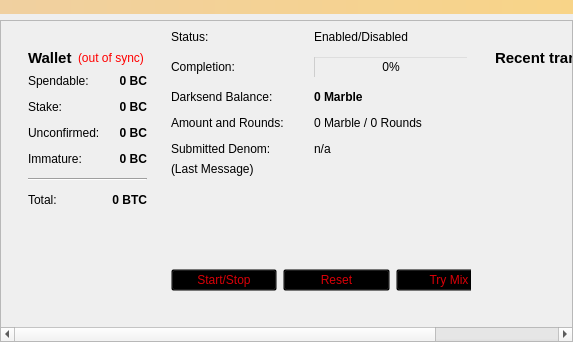
<?xml version="1.0" encoding="UTF-8"?>
<ui version="4.0">
 <class>OverviewPage</class>
 <widget class="QWidget" name="OverviewPage">
  <property name="geometry">
   <rect>
    <x>0</x>
    <y>0</y>
    <width>573</width>
    <height>342</height>
   </rect>
  </property>
  <property name="windowTitle">
   <string>Form</string>
  </property>
  <layout class="QVBoxLayout" name="topLayout">
<property name="leftMargin">
    <number>0</number>
   </property>
   <property name="topMargin">
    <number>0</number>
   </property>
   <property name="rightMargin">
    <number>0</number>
   </property>
   <property name="bottomMargin">
    <number>0</number>
   </property>
   <item>
    <widget class="QLabel" name="labelAlerts">
     <property name="visible">
      <bool>false</bool>
     </property>
     <property name="styleSheet">
      <string notr="true">background-color: qlineargradient(x1: 0, y1: 0, x2: 1, y2: 0, stop:0 #F0D0A0, stop:1 #F8D488);  color:#000000
</string>
     </property>
     <property name="wordWrap">
      <bool>true</bool>
     </property>
     <property name="margin">
      <number>3</number>
     </property>
    </widget>
   </item>
   <item>
<widget class="QScrollArea" name="scrollArea">
     <property name="widgetResizable">
      <bool>true</bool>
     </property>
     <widget class="QWidget" name="scrollAreaWidgetContents">
      <property name="geometry">
       <rect>
        <x>0</x>
        <y>0</y>
        <width>350</width>
        <height>500</height>
       </rect>
      </property>
    <layout class="QHBoxLayout" name="horizontalLayout" stretch="1,1">
     <item>
      <widget class="QWidget" name="columnOneWidget">
      
      <layout class="QVBoxLayout" name="verticalLayout_2">
       <item>
        <widget class="QWidget" name="widget" native="true">
         <layout class="QVBoxLayout" name="verticalLayout_4">
          <item>
           <layout class="QHBoxLayout" name="horizontalLayout_4">
            <item>
             <widget class="QLabel" name="label_5">
              <property name="font">
               <font>
                <pointsize>11</pointsize>
                <weight>75</weight>
                <bold>true</bold>
               </font>
              </property>
              <property name="text">
               <string>Wallet</string>
              </property>
             </widget>
            </item>
            <item>
             <widget class="QLabel" name="labelWalletStatus">
              <property name="toolTip">
               <string>The displayed information may be out of date. Your wallet automatically synchronizes with the Marble network after a connection is established, but this process has not completed yet.</string>
              </property>
              <property name="styleSheet">
               <string notr="true">QLabel { color: red; }</string>
              </property>
              <property name="text">
               <string notr="true">(out of sync)</string>
              </property>
              <property name="alignment">
               <set>Qt::AlignLeading|Qt::AlignLeft|Qt::AlignVCenter</set>
              </property>
             </widget>
            </item>
            <item>
             <spacer name="horizontalSpacer_2">
              <property name="orientation">
               <enum>Qt::Horizontal</enum>
              </property>
              <property name="sizeHint" stdset="0">
               <size>
                <width>40</width>
                <height>20</height>
               </size>
              </property>
             </spacer>
            </item>
           </layout>
          </item>
          <item>
           <layout class="QFormLayout" name="formLayout_2">
            <property name="fieldGrowthPolicy">
             <enum>QFormLayout::AllNonFixedFieldsGrow</enum>
            </property>
            <property name="horizontalSpacing">
             <number>12</number>
            </property>
            <property name="verticalSpacing">
             <number>12</number>
            </property>
            <item row="0" column="0">
             <widget class="QLabel" name="label">
              <property name="text">
               <string>Spendable:</string>
              </property>
             </widget>
            </item>
            <item row="0" column="1">
             <widget class="QLabel" name="labelBalance">
              <property name="font">
               <font>
                <weight>75</weight>
                <bold>true</bold>
               </font>
              </property>
              <property name="cursor">
               <cursorShape>IBeamCursor</cursorShape>
              </property>
              <property name="toolTip">
               <string>Your current spendable balance</string>
              </property>
              <property name="text">
               <string notr="true">0 BC</string>
              </property>
              <property name="alignment">
               <set>Qt::AlignRight|Qt::AlignTrailing|Qt::AlignVCenter</set>
              </property>
              <property name="textInteractionFlags">
               <set>Qt::LinksAccessibleByMouse|Qt::TextSelectableByKeyboard|Qt::TextSelectableByMouse</set>
              </property>
             </widget>
            </item>
            <item row="1" column="0">
             <widget class="QLabel" name="label_6">
              <property name="text">
               <string>Stake:</string>
              </property>
             </widget>
            </item>
            <item row="1" column="1">
             <widget class="QLabel" name="labelStake">
              <property name="font">
               <font>
                <weight>75</weight>
                <bold>true</bold>
               </font>
              </property>
              <property name="cursor">
               <cursorShape>IBeamCursor</cursorShape>
              </property>
              <property name="toolTip">
               <string>Total of coins that was staked, and do not yet count toward the current balance</string>
              </property>
              <property name="text">
               <string notr="true">0 BC</string>
              </property>
              <property name="alignment">
               <set>Qt::AlignRight|Qt::AlignTrailing|Qt::AlignVCenter</set>
              </property>
              <property name="textInteractionFlags">
               <set>Qt::LinksAccessibleByMouse|Qt::TextSelectableByKeyboard|Qt::TextSelectableByMouse</set>
              </property>
             </widget>
            </item>
            <item row="2" column="0">
             <widget class="QLabel" name="label_3">
              <property name="text">
               <string>Unconfirmed:</string>
              </property>
             </widget>
            </item>
            <item row="2" column="1">
             <widget class="QLabel" name="labelUnconfirmed">
              <property name="font">
               <font>
                <weight>75</weight>
                <bold>true</bold>
               </font>
              </property>
              <property name="cursor">
               <cursorShape>IBeamCursor</cursorShape>
              </property>
              <property name="toolTip">
               <string>Total of transactions that have yet to be confirmed, and do not yet count toward the current balance</string>
              </property>
              <property name="text">
               <string notr="true">0 BC</string>
              </property>
              <property name="alignment">
               <set>Qt::AlignRight|Qt::AlignTrailing|Qt::AlignVCenter</set>
              </property>
              <property name="textInteractionFlags">
               <set>Qt::LinksAccessibleByMouse|Qt::TextSelectableByKeyboard|Qt::TextSelectableByMouse</set>
              </property>
             </widget>
            </item>
            <item row="3" column="0">
             <widget class="QLabel" name="labelImmatureText">
              <property name="text">
               <string>Immature:</string>
              </property>
             </widget>
            </item>
            <item row="3" column="1">
             <widget class="QLabel" name="labelImmature">
              <property name="font">
               <font>
                <weight>75</weight>
                <bold>true</bold>
               </font>
              </property>
              <property name="toolTip">
               <string>Mined balance that has not yet matured</string>
              </property>
              <property name="text">
               <string notr="true">0 BC</string>
              </property>
              <property name="alignment">
               <set>Qt::AlignRight|Qt::AlignTrailing|Qt::AlignVCenter</set>
              </property>
              <property name="textInteractionFlags">
               <set>Qt::LinksAccessibleByMouse|Qt::TextSelectableByKeyboard|Qt::TextSelectableByMouse</set>
              </property>
             </widget>
            </item>
            <item row="4" column="0" colspan="2">
             <widget class="Line" name="line">
              <property name="orientation">
               <enum>Qt::Horizontal</enum>
              </property>
             </widget>
            </item>
            <item row="5" column="0">
             <widget class="QLabel" name="labelTotalText">
              <property name="text">
               <string>Total:</string>
              </property>
             </widget>
            </item>
            <item row="5" column="1">
             <widget class="QLabel" name="labelTotal">
              <property name="font">
               <font>
                <weight>75</weight>
                <bold>true</bold>
               </font>
              </property>
              <property name="cursor">
               <cursorShape>IBeamCursor</cursorShape>
              </property>
              <property name="toolTip">
               <string>Your current total balance</string>
              </property>
              <property name="text">
               <string notr="true">0 BTC</string>
              </property>
              <property name="alignment">
               <set>Qt::AlignRight|Qt::AlignTrailing|Qt::AlignVCenter</set>
              </property>
              <property name="textInteractionFlags">
               <set>Qt::LinksAccessibleByMouse|Qt::TextSelectableByKeyboard|Qt::TextSelectableByMouse</set>
              </property>
             </widget>
            </item>
           </layout>
          </item>
         </layout>
        </widget>
       </item>
       <item>
        <spacer name="verticalSpacer">
         <property name="orientation">
          <enum>Qt::Vertical</enum>
         </property>
         <property name="sizeHint" stdset="0">
          <size>
           <width>20</width>
           <height>40</height>
          </size>
         </property>
        </spacer>
       </item>
      </layout>
     
</widget>
</item>
<item>
<widget class="QFrame" name="frameDarksend">
<property name="sizePolicy">
             <sizepolicy hsizetype="MinimumExpanding" vsizetype="MinimumExpanding">
              <horstretch>0</horstretch>
              <verstretch>0</verstretch>
             </sizepolicy>
            </property>
<property name="minimumSize">
             <size>
              <width>300</width>
              <height>261</height>
             </size>
            </property>
      <property name="styleSheet">
       <string notr="true">background:transparent;</string>
      </property>
      <property name="frameShape">
       <enum>QFrame::StyledPanel</enum>
      </property>
      <property name="frameShadow">
       <enum>QFrame::Raised</enum>
      </property>
      <widget class="QWidget" name="verticalLayoutWidget">
       <property name="geometry">
        <rect>
         <x>0</x>
         <y>0</y>
         <width>331</width>
         <height>261</height>
        </rect>
       </property>
       <layout class="QVBoxLayout" name="verticalLayout_5">
        <item>
         <layout class="QFormLayout" name="formLayout">
          <property name="fieldGrowthPolicy">
           <enum>QFormLayout::AllNonFixedFieldsGrow</enum>
          </property>
          <property name="horizontalSpacing">
           <number>30</number>
          </property>
          <property name="verticalSpacing">
           <number>12</number>
          </property>
          <item row="0" column="0">
           <widget class="QLabel" name="label_6">
            <property name="text">
             <string>Status:</string>
            </property>
           </widget>
          </item>
          <item row="0" column="1">
           <widget class="QLabel" name="darksendEnabled">
            <property name="styleSheet">
             <string notr="true">color: rgb(0, 0, 0);</string>
            </property>
            <property name="text">
             <string>Enabled/Disabled</string>
            </property>
           </widget>
          </item>
          <item row="1" column="0">
           <widget class="QLabel" name="label_7">
            <property name="styleSheet">
             <string notr="true">color: rgb(0, 0, 0);</string>
            </property>
            <property name="text">
             <string>Completion:</string>
            </property>
           </widget>
          </item>
          <item row="1" column="1">
           <widget class="QProgressBar" name="darksendProgress">
            <property name="maximumSize">
             <size>
              <width>154</width>
              <height>16777215</height>
             </size>
            </property>
            <property name="styleSheet">
             <string notr="true">background:transparent;</string>
            </property>
            <property name="value">
             <number>0</number>
            </property>
           </widget>
          </item>
          <item row="2" column="0">
           <widget class="QLabel" name="labelAnonymizedText">
            <property name="styleSheet">
             <string notr="true">color: rgb(0, 0, 0);</string>
            </property>
            <property name="text">
             <string>Darksend Balance:</string>
            </property>
           </widget>
          </item>
          <item row="2" column="1">
           <widget class="QLabel" name="labelAnonymized">
            <property name="font">
             <font>
              <weight>75</weight>
              <bold>true</bold>
             </font>
            </property>
            <property name="styleSheet">
             <string notr="true">color: rgb(0, 0, 0);</string>
            </property>
            <property name="text">
             <string>0 Marble</string>
            </property>
           </widget>
          </item>
          <item row="3" column="0">
           <widget class="QLabel" name="label_8">
            <property name="styleSheet">
             <string notr="true">color: rgb(0, 0, 0);</string>
            </property>
            <property name="text">
             <string>Amount and Rounds:</string>
            </property>
           </widget>
          </item>
          <item row="3" column="1">
           <widget class="QLabel" name="labelAmountRounds">
            <property name="styleSheet">
             <string notr="true">color: rgb(0, 0, 0);</string>
            </property>
            <property name="text">
             <string>0 Marble / 0 Rounds</string>
            </property>
           </widget>
          </item>
          <item row="4" column="0">
           <widget class="QLabel" name="label_9">
            <property name="styleSheet">
             <string notr="true">color: rgb(0, 0, 0);</string>
            </property>
            <property name="text">
             <string>Submitted Denom:</string>
            </property>
           </widget>
          </item>
          <item row="4" column="1">
           <widget class="QLabel" name="labelSubmittedDenom">
            <property name="statusTip">
             <string>The denominations you submitted to the Marble Node. To mix, other users must submit the exact same denominations.</string>
            </property>
            <property name="styleSheet">
             <string notr="true">color: rgb(0, 0, 0);</string>
            </property>
            <property name="text">
             <string>n/a</string>
            </property>
           </widget>
          </item>
         </layout>
        </item>
        <item>
         <widget class="QLabel" name="darksendStatus">
          <property name="minimumSize">
           <size>
            <width>288</width>
            <height>43</height>
           </size>
          </property>
          <property name="styleSheet">
           <string notr="true">color: rgb(0, 0, 0);</string>
          </property>
          <property name="text">
           <string>(Last Message)</string>
          </property>
          <property name="alignment">
           <set>Qt::AlignLeading|Qt::AlignLeft|Qt::AlignTop</set>
          </property>
          <property name="wordWrap">
           <bool>true</bool>
          </property>
         </widget>
        </item>
        <item>
         <layout class="QHBoxLayout" name="horizontalLayout_2">
          <item>
           <widget class="QPushButton" name="toggleDarksend">
            <property name="sizePolicy">
             <sizepolicy hsizetype="MinimumExpanding" vsizetype="Fixed">
              <horstretch>0</horstretch>
              <verstretch>0</verstretch>
             </sizepolicy>
            </property>
            <property name="styleSheet">
             <string notr="true">color: rgb(217, 0, 7);</string>
            </property>
            <property name="text">
             <string>Start/Stop</string>
            </property>
           </widget>
          </item>
          <item>
           <widget class="QPushButton" name="darksendReset">
            <property name="sizePolicy">
             <sizepolicy hsizetype="MinimumExpanding" vsizetype="Fixed">
              <horstretch>0</horstretch>
              <verstretch>0</verstretch>
             </sizepolicy>
            </property>
            <property name="toolTip">
             <string>Reset the current status of Darksend (can interrupt Darksend if it's in the process of Mixing, which can cost you money!)</string>
            </property>
            <property name="autoFillBackground">
             <bool>false</bool>
            </property>
            <property name="styleSheet">
             <string notr="true">color: rgb(217, 0, 7);</string>
            </property>
            <property name="text">
             <string>Reset</string>
            </property>
           </widget>
          </item>
          <item>
           <widget class="QPushButton" name="darksendAuto">
            <property name="sizePolicy">
             <sizepolicy hsizetype="MinimumExpanding" vsizetype="Fixed">
              <horstretch>0</horstretch>
              <verstretch>0</verstretch>
             </sizepolicy>
            </property>
            <property name="toolTip">
             <string>Try to manually submit a Darksend request.</string>
            </property>
            <property name="styleSheet">
             <string notr="true">color: rgb(217, 0, 7);</string>
            </property>
            <property name="text">
             <string>Try Mix</string>
            </property>
           </widget>
          </item>
         </layout>
        </item>
       </layout>
      </widget>
     </widget>
</item>
<item>
<widget class="QWidget" name="columnTwoWidget">
      
      <layout class="QVBoxLayout" name="verticalLayout_3">
       <item>
        <widget class="QWidget" name="widget_2" native="true">
         <layout class="QVBoxLayout" name="verticalLayout">
          <item>
           <layout class="QHBoxLayout" name="horizontalLayout_2">
            <item>
             <widget class="QLabel" name="label_4">
              <property name="font">
               <font>
                <pointsize>11</pointsize>
                <weight>75</weight>
                <bold>true</bold>
               </font>
              </property>
              <property name="text">
               <string>&lt;b&gt;Recent transactions&lt;/b&gt;</string>
              </property>
             </widget>
            </item>
            <item>
             <widget class="QLabel" name="labelTransactionsStatus">
              <property name="toolTip">
               <string>The displayed information may be out of date. Your wallet automatically synchronizes with the Marble network after a connection is established, but this process has not completed yet.</string>
              </property>
              <property name="styleSheet">
               <string notr="true">QLabel { color: red; }</string>
              </property>
              <property name="text">
               <string notr="true">(out of sync)</string>
              </property>
              <property name="alignment">
               <set>Qt::AlignRight|Qt::AlignTrailing|Qt::AlignVCenter</set>
              </property>
             </widget>
            </item>
            <item>
             <spacer name="horizontalSpacer">
              <property name="orientation">
               <enum>Qt::Horizontal</enum>
              </property>
              <property name="sizeHint" stdset="0">
               <size>
                <width>40</width>
                <height>20</height>
               </size>
              </property>
             </spacer>
            </item>
           </layout>
          </item>
          <item>
           <widget class="QListView" name="listTransactions">
            <property name="styleSheet">
             <string notr="true">QListView { background: transparent; }</string>
            </property>
            <property name="frameShape">
             <enum>QFrame::NoFrame</enum>
            </property>
            <property name="verticalScrollBarPolicy">
             <enum>Qt::ScrollBarAlwaysOff</enum>
            </property>
            <property name="horizontalScrollBarPolicy">
             <enum>Qt::ScrollBarAlwaysOff</enum>
            </property>
            <property name="selectionMode">
             <enum>QAbstractItemView::NoSelection</enum>
            </property>
           </widget>
          </item>
         </layout>
        </widget>
       </item>
      </layout>
     
</widget>
</item>
</layout>
</widget>
</widget>
   </item>
  </layout>
 </widget>
<customwidgets>
  <customwidget>
   <class>FlowLayout</class>
   <extends>QLayout</extends>
   <header>flowlayout.h</header>
   <container>1</container>
  </customwidget>
 </customwidgets>
 <resources/>
 <connections/>
</ui>
